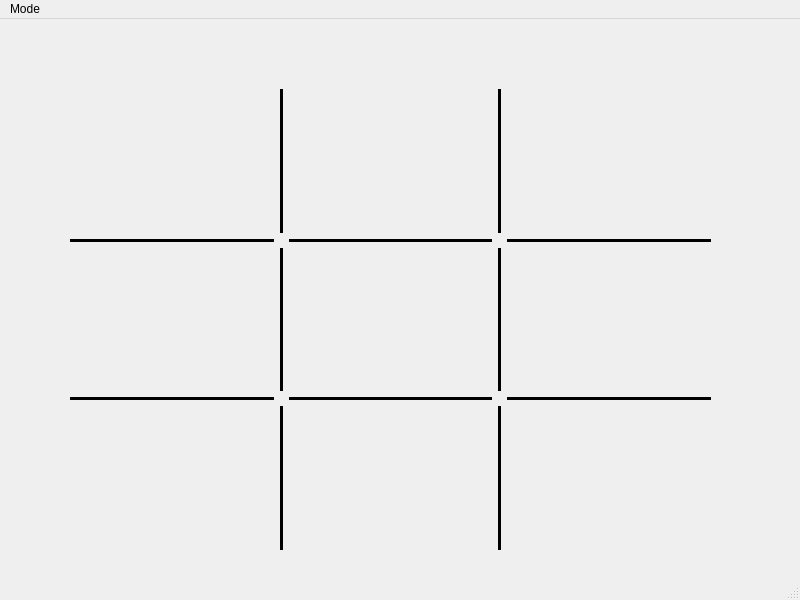
<?xml version="1.0" encoding="UTF-8"?>
<ui version="4.0">
 <class>MainWindow</class>
 <widget class="QMainWindow" name="MainWindow">
  <property name="geometry">
   <rect>
    <x>0</x>
    <y>0</y>
    <width>800</width>
    <height>600</height>
   </rect>
  </property>
  <property name="sizePolicy">
   <sizepolicy hsizetype="Fixed" vsizetype="Fixed">
    <horstretch>0</horstretch>
    <verstretch>0</verstretch>
   </sizepolicy>
  </property>
  <property name="windowTitle">
   <string>Tic Tac Toe</string>
  </property>
  <widget class="QWidget" name="centralwidget">
   <widget class="QWidget" name="gridLayoutWidget">
    <property name="geometry">
     <rect>
      <x>70</x>
      <y>70</y>
      <width>641</width>
      <height>461</height>
     </rect>
    </property>
    <layout class="QGridLayout" name="gridLayout">
     <item row="4" column="2">
      <widget class="QPushButton" name="but7">
       <property name="sizePolicy">
        <sizepolicy hsizetype="Minimum" vsizetype="MinimumExpanding">
         <horstretch>0</horstretch>
         <verstretch>0</verstretch>
        </sizepolicy>
       </property>
       <property name="font">
        <font>
         <pointsize>30</pointsize>
         <weight>75</weight>
         <bold>true</bold>
        </font>
       </property>
       <property name="text">
        <string/>
       </property>
       <property name="flat">
        <bool>true</bool>
       </property>
      </widget>
     </item>
     <item row="2" column="1">
      <widget class="Line" name="line_4">
       <property name="frameShadow">
        <enum>QFrame::Plain</enum>
       </property>
       <property name="lineWidth">
        <number>3</number>
       </property>
       <property name="orientation">
        <enum>Qt::Vertical</enum>
       </property>
      </widget>
     </item>
     <item row="1" column="4">
      <widget class="Line" name="line_12">
       <property name="frameShadow">
        <enum>QFrame::Plain</enum>
       </property>
       <property name="lineWidth">
        <number>3</number>
       </property>
       <property name="orientation">
        <enum>Qt::Horizontal</enum>
       </property>
      </widget>
     </item>
     <item row="4" column="4">
      <widget class="QPushButton" name="but8">
       <property name="sizePolicy">
        <sizepolicy hsizetype="Minimum" vsizetype="MinimumExpanding">
         <horstretch>0</horstretch>
         <verstretch>0</verstretch>
        </sizepolicy>
       </property>
       <property name="font">
        <font>
         <pointsize>30</pointsize>
         <weight>75</weight>
         <bold>true</bold>
        </font>
       </property>
       <property name="text">
        <string/>
       </property>
       <property name="flat">
        <bool>true</bool>
       </property>
      </widget>
     </item>
     <item row="4" column="3">
      <widget class="Line" name="line_6">
       <property name="frameShadow">
        <enum>QFrame::Plain</enum>
       </property>
       <property name="lineWidth">
        <number>3</number>
       </property>
       <property name="orientation">
        <enum>Qt::Vertical</enum>
       </property>
      </widget>
     </item>
     <item row="2" column="4">
      <widget class="QPushButton" name="but5">
       <property name="sizePolicy">
        <sizepolicy hsizetype="Minimum" vsizetype="MinimumExpanding">
         <horstretch>0</horstretch>
         <verstretch>0</verstretch>
        </sizepolicy>
       </property>
       <property name="font">
        <font>
         <pointsize>30</pointsize>
         <weight>75</weight>
         <bold>true</bold>
        </font>
       </property>
       <property name="text">
        <string/>
       </property>
       <property name="flat">
        <bool>true</bool>
       </property>
      </widget>
     </item>
     <item row="2" column="2">
      <widget class="QPushButton" name="but4">
       <property name="sizePolicy">
        <sizepolicy hsizetype="Minimum" vsizetype="MinimumExpanding">
         <horstretch>0</horstretch>
         <verstretch>0</verstretch>
        </sizepolicy>
       </property>
       <property name="font">
        <font>
         <pointsize>30</pointsize>
         <weight>75</weight>
         <bold>true</bold>
        </font>
       </property>
       <property name="text">
        <string/>
       </property>
       <property name="flat">
        <bool>true</bool>
       </property>
      </widget>
     </item>
     <item row="0" column="4">
      <widget class="QPushButton" name="but2">
       <property name="sizePolicy">
        <sizepolicy hsizetype="Minimum" vsizetype="MinimumExpanding">
         <horstretch>0</horstretch>
         <verstretch>0</verstretch>
        </sizepolicy>
       </property>
       <property name="font">
        <font>
         <pointsize>30</pointsize>
         <weight>75</weight>
         <bold>true</bold>
        </font>
       </property>
       <property name="text">
        <string/>
       </property>
       <property name="flat">
        <bool>true</bool>
       </property>
      </widget>
     </item>
     <item row="3" column="4">
      <widget class="Line" name="line_10">
       <property name="frameShadow">
        <enum>QFrame::Plain</enum>
       </property>
       <property name="lineWidth">
        <number>3</number>
       </property>
       <property name="orientation">
        <enum>Qt::Horizontal</enum>
       </property>
      </widget>
     </item>
     <item row="3" column="2">
      <widget class="Line" name="line_9">
       <property name="frameShadow">
        <enum>QFrame::Plain</enum>
       </property>
       <property name="lineWidth">
        <number>3</number>
       </property>
       <property name="orientation">
        <enum>Qt::Horizontal</enum>
       </property>
      </widget>
     </item>
     <item row="4" column="0">
      <widget class="QPushButton" name="but6">
       <property name="sizePolicy">
        <sizepolicy hsizetype="Minimum" vsizetype="MinimumExpanding">
         <horstretch>0</horstretch>
         <verstretch>0</verstretch>
        </sizepolicy>
       </property>
       <property name="font">
        <font>
         <pointsize>30</pointsize>
         <weight>75</weight>
         <bold>true</bold>
        </font>
       </property>
       <property name="text">
        <string/>
       </property>
       <property name="flat">
        <bool>true</bool>
       </property>
      </widget>
     </item>
     <item row="4" column="1">
      <widget class="Line" name="line_5">
       <property name="frameShadow">
        <enum>QFrame::Plain</enum>
       </property>
       <property name="lineWidth">
        <number>3</number>
       </property>
       <property name="orientation">
        <enum>Qt::Vertical</enum>
       </property>
      </widget>
     </item>
     <item row="1" column="0">
      <widget class="Line" name="line_3">
       <property name="frameShadow">
        <enum>QFrame::Plain</enum>
       </property>
       <property name="lineWidth">
        <number>3</number>
       </property>
       <property name="orientation">
        <enum>Qt::Horizontal</enum>
       </property>
      </widget>
     </item>
     <item row="0" column="1">
      <widget class="Line" name="line">
       <property name="frameShadow">
        <enum>QFrame::Plain</enum>
       </property>
       <property name="lineWidth">
        <number>3</number>
       </property>
       <property name="orientation">
        <enum>Qt::Vertical</enum>
       </property>
      </widget>
     </item>
     <item row="1" column="2">
      <widget class="Line" name="line_11">
       <property name="frameShadow">
        <enum>QFrame::Plain</enum>
       </property>
       <property name="lineWidth">
        <number>3</number>
       </property>
       <property name="orientation">
        <enum>Qt::Horizontal</enum>
       </property>
      </widget>
     </item>
     <item row="2" column="3">
      <widget class="Line" name="line_7">
       <property name="frameShadow">
        <enum>QFrame::Plain</enum>
       </property>
       <property name="lineWidth">
        <number>3</number>
       </property>
       <property name="orientation">
        <enum>Qt::Vertical</enum>
       </property>
      </widget>
     </item>
     <item row="0" column="2">
      <widget class="QPushButton" name="but1">
       <property name="sizePolicy">
        <sizepolicy hsizetype="Minimum" vsizetype="MinimumExpanding">
         <horstretch>0</horstretch>
         <verstretch>0</verstretch>
        </sizepolicy>
       </property>
       <property name="font">
        <font>
         <pointsize>30</pointsize>
         <weight>75</weight>
         <bold>true</bold>
        </font>
       </property>
       <property name="text">
        <string/>
       </property>
       <property name="flat">
        <bool>true</bool>
       </property>
      </widget>
     </item>
     <item row="3" column="0">
      <widget class="Line" name="line_8">
       <property name="frameShadow">
        <enum>QFrame::Plain</enum>
       </property>
       <property name="lineWidth">
        <number>3</number>
       </property>
       <property name="orientation">
        <enum>Qt::Horizontal</enum>
       </property>
      </widget>
     </item>
     <item row="0" column="3">
      <widget class="Line" name="line_2">
       <property name="frameShadow">
        <enum>QFrame::Plain</enum>
       </property>
       <property name="lineWidth">
        <number>3</number>
       </property>
       <property name="orientation">
        <enum>Qt::Vertical</enum>
       </property>
      </widget>
     </item>
     <item row="2" column="0">
      <widget class="QPushButton" name="but3">
       <property name="sizePolicy">
        <sizepolicy hsizetype="Minimum" vsizetype="MinimumExpanding">
         <horstretch>0</horstretch>
         <verstretch>0</verstretch>
        </sizepolicy>
       </property>
       <property name="font">
        <font>
         <pointsize>30</pointsize>
         <weight>75</weight>
         <bold>true</bold>
        </font>
       </property>
       <property name="text">
        <string/>
       </property>
       <property name="flat">
        <bool>true</bool>
       </property>
      </widget>
     </item>
     <item row="0" column="0">
      <widget class="QPushButton" name="but0">
       <property name="sizePolicy">
        <sizepolicy hsizetype="Minimum" vsizetype="MinimumExpanding">
         <horstretch>0</horstretch>
         <verstretch>0</verstretch>
        </sizepolicy>
       </property>
       <property name="font">
        <font>
         <pointsize>30</pointsize>
         <weight>75</weight>
         <bold>true</bold>
        </font>
       </property>
       <property name="text">
        <string/>
       </property>
       <property name="flat">
        <bool>true</bool>
       </property>
      </widget>
     </item>
    </layout>
   </widget>
   <widget class="QLabel" name="winner_label">
    <property name="geometry">
     <rect>
      <x>230</x>
      <y>0</y>
      <width>301</width>
      <height>91</height>
     </rect>
    </property>
    <property name="font">
     <font>
      <pointsize>32</pointsize>
     </font>
    </property>
    <property name="text">
     <string/>
    </property>
    <property name="alignment">
     <set>Qt::AlignCenter</set>
    </property>
   </widget>
  </widget>
  <widget class="QMenuBar" name="menubar">
   <property name="geometry">
    <rect>
     <x>0</x>
     <y>0</y>
     <width>800</width>
     <height>21</height>
    </rect>
   </property>
   <widget class="QMenu" name="menuMode">
    <property name="title">
     <string>Mode</string>
    </property>
    <addaction name="actionPlayer_v_Player"/>
    <addaction name="actionPlayer_v_AI"/>
    <addaction name="actionAI_v_AI"/>
   </widget>
   <addaction name="menuMode"/>
  </widget>
  <widget class="QStatusBar" name="statusbar"/>
  <action name="actionPlayer_v_Player">
   <property name="text">
    <string>Player v. Player</string>
   </property>
  </action>
  <action name="actionPlayer_v_AI">
   <property name="text">
    <string>Player v. AI</string>
   </property>
  </action>
  <action name="actionAI_v_AI">
   <property name="text">
    <string>AI v. AI</string>
   </property>
  </action>
 </widget>
 <resources/>
 <connections/>
</ui>
